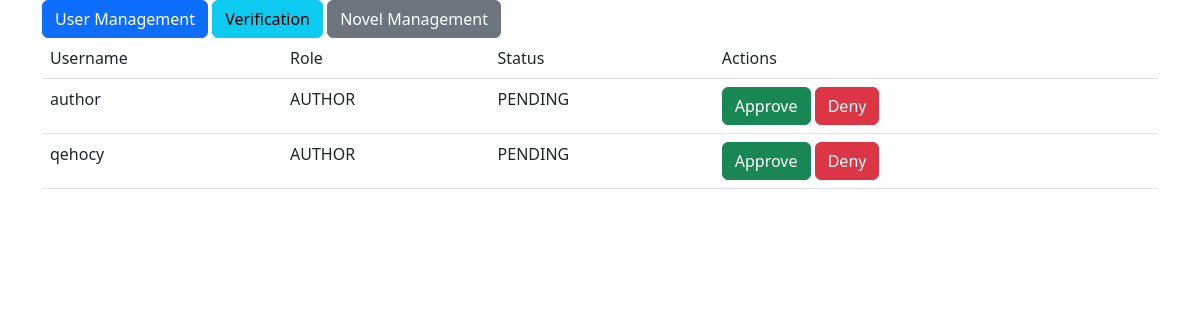
Screenshot of /user_roles/admin/user-management.php (signed in) with the database file from the repository.
### tables this page shows
CREATE TABLE `users` (
  `users_id` int(11) NOT NULL,
  `users_username` tinytext NOT NULL,
  `users_email` tinytext NOT NULL,
  `users_pwd` varchar(255) NOT NULL,
  `users_status` varchar(12) NOT NULL,
  `users_role` text NOT NULL
);

### user_roles/admin/user-management.php (the view, shortened to what this page needs)
<?php
    require('../database.php');
    if($_SESSION['users_role'] == 'ADMIN'){
?>
<!DOCTYPE html>
<html lang="en">
<head>
    <link href="https://cdn.jsdelivr.net/npm/bootstrap@5.3.0-alpha3/dist/css/bootstrap.min.css" rel="stylesheet">
</head>
<body>
    <div class="container">
    <div >
        <a href="admin-dashboard.php" class="btn btn-primary">User Management</a>
        <a href="user-management.php" class="btn btn-info">Verification</a>
        <a href="novel-management.php" class="btn btn-secondary">Novel Management</a>
    </div>
        <table class="table">
            <thead>
                <tr>
                    <td>Username</td>
                    <td>Role</td>
                    <td>Status</td>
                    <td>Actions</td>
                </tr>
            </thead>
            <tbody>
                <?php
                $sql = $conn->query("SELECT * FROM users WHERE users_role = 'author' AND users_status = 'PENDING'");
                while ($row = $sql->fetch_assoc()){
                ?>
                <tr>
                    <td><?php echo $row['users_username']?></td>
                    <td><?php echo $row['users_role']?></td>
                    <td><?php echo $row['users_status']?></td>
                    <td><a class="btn btn-success" href="users-action.php?approve=<?php echo $row['users_id']?>">Approve</a>
                        <a class="btn btn-danger" href="users-action.php?deny=<?php echo $row['users_id']?>">Deny</a>
                    </td>
                </tr>
                <?php
                    }
                ?>
            </tbody>
        </table>
    </div>
</body>
</html>
<?php
}
else{
    header("Location: ../login.php");
}
?>

### rows the page displays
users: users_username "author", users_role "AUTHOR", users_status "PENDING"
users: users_username "qehocy", users_role "AUTHOR", users_status "PENDING"
